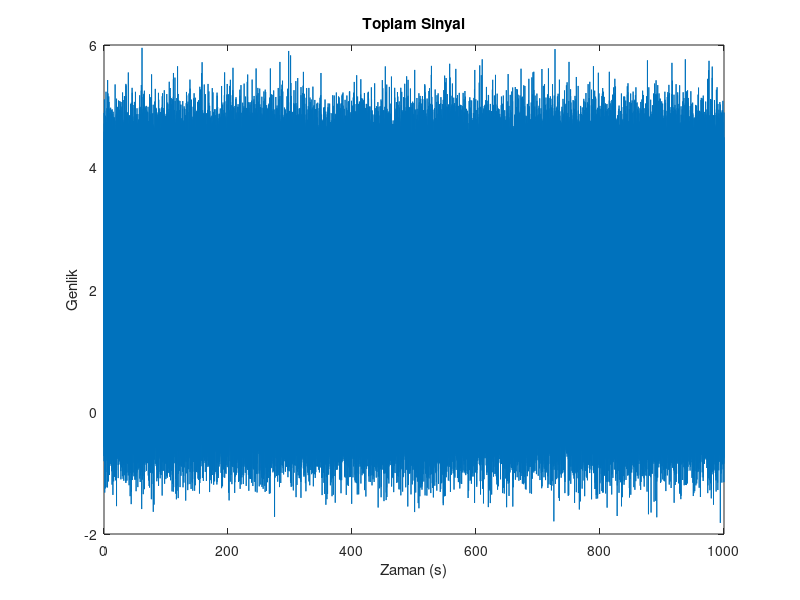

Here is the MATLAB script that generated this plot: (Note: this script raises an error after producing the figure.)
% Örnek sinyallerin oluşturulması
Fs = 1000; % Örnekleme frekansı (Hz)
t = 0:1/Fs:1000-1/Fs; % 1 saniyelik bir zaman aralığı oluştur
f1 = 10; % İlk sinyal frekansı (Hz)
f2 = 40; % İkinci sinyal frekansı (Hz)
A1 = 1; % İlk sinyal genliği
A2 = 1; % İkinci sinyal genliği

% İlk sinyal oluşturulması
x1 = A1 * sin(2*pi*f1*t);

% İkinci sinyal oluşturulması
x2 = A2 * sin(2*pi*f2*t);

% Sinyallerin toplanması
x_sum = x1 + x2;

% DC offset eklenmesi
DC_offset = 2; % İstenilen DC offset değeri
x_sum_with_offset = x_sum + DC_offset;

% Gürültü ekleme
noise_amplitude = 0.5; % Gürültü genliği
x_sum_with_offset_and_noise = x_sum_with_offset + noise_amplitude * randn(size(x_sum_with_offset));

% Sinyalin grafiğinin çizdirilmesi
figure;
plot(t, x_sum_with_offset_and_noise);
title('Toplam Sinyal');
xlabel('Zaman (s)');
ylabel('Genlik');


% Sinyalin FFT'sini alınması
X_sum_with_fft = fft(x_sum_with_offset_and_noise);

% Frekans vektörünün oluşturulması
f_fft = Fs*(0:(length(x_sum_with_offset_and_noise)-1))/length(x_sum_with_offset_and_noise);

% % FFT'yi almak için gerekli indekslerin bulunması
% half_index = ceil(length(f_fft)/2);
% f_fft_half = f_fft(1:half_index);
% X_sum_with_fft_half = X_sum_with_fft(1:half_index);
% 
% % Yeni bir figür oluşturulması
% figure;
% 
% % FFT sonucunun grafiğinin çizdirilmesi
% plot(f_fft_half, abs(X_sum_with_fft_half));
% title('Toplam Sinyal Yarım FFT');
% xlabel('Frekans (Hz)');
% ylabel('Genlik');


% Geçiş bandı sınırları
low_fc = 0.2; % Düşük geçiş bandı sınır frekansı (Hz)
high_fc = 5; % Yüksek geçiş bandı sınır frekansı (Hz)

% Filtre sırası
order = 3; % Butterworth filtre sırası

% Butterworth band geçiren filtre tasarımı
[b, a] = butter(order, [low_fc, high_fc]/(Fs/2), 'bandpass');

% figure;
% % Filtre katsayılarının görselleştirilmesi
% freqz(b, a);
% title('Butterworth Bandpass Filtre Frekans Tepkisi');
% xlabel('Frekans (Hz)');
% ylabel('Genlik');


% filtered_signal = filter(b,a,x_sum_with_offset_and_noise);
% figure;
% plot(t, filtered_signal);
% title('Filtreli Sinyal');
% xlabel('Zaman (s)');
% ylabel('Genlik');

line = animatedline;
current_value = [];
time_buffer = [];
integral_value = 0;
for i = 1:length(x_sum_with_offset_and_noise)
    tic
    current_value (end + 1) = x_sum_with_offset_and_noise(i);
    time_buffer (end + 1) = i;
    if length(current_value) > 3
        length(current_value)
        filtered_signal = filter(b,a,current_value);
        %addpoints(line,time_buffer(end),filtered_signal(end));
        integral_value = integral_value + filtered_signal(end)*(1/Fs);
        addpoints(line,t(i),integral_value);
        drawnow limitrate;
    end
    toc
end


